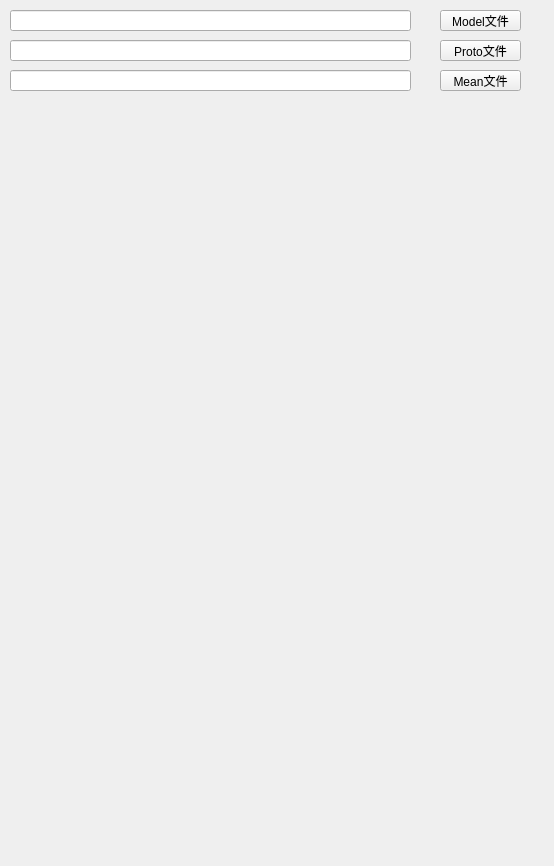
<?xml version="1.0" encoding="UTF-8"?>
<ui version="4.0">
 <class>caffeui</class>
 <widget class="QWidget" name="caffeui">
  <property name="geometry">
   <rect>
    <x>0</x>
    <y>0</y>
    <width>554</width>
    <height>866</height>
   </rect>
  </property>
  <property name="windowTitle">
   <string>caffeui</string>
  </property>
  <widget class="QLineEdit" name="ModelEdit">
   <property name="geometry">
    <rect>
     <x>10</x>
     <y>10</y>
     <width>401</width>
     <height>21</height>
    </rect>
   </property>
  </widget>
  <widget class="QLineEdit" name="ProtoEdit">
   <property name="geometry">
    <rect>
     <x>10</x>
     <y>40</y>
     <width>401</width>
     <height>21</height>
    </rect>
   </property>
  </widget>
  <widget class="QLineEdit" name="MeanEdit">
   <property name="geometry">
    <rect>
     <x>10</x>
     <y>70</y>
     <width>401</width>
     <height>21</height>
    </rect>
   </property>
  </widget>
  <widget class="QPushButton" name="ModelButton">
   <property name="geometry">
    <rect>
     <x>440</x>
     <y>10</y>
     <width>81</width>
     <height>21</height>
    </rect>
   </property>
   <property name="text">
    <string>Model文件</string>
   </property>
  </widget>
  <widget class="QPushButton" name="ProtoButton">
   <property name="geometry">
    <rect>
     <x>440</x>
     <y>40</y>
     <width>81</width>
     <height>21</height>
    </rect>
   </property>
   <property name="text">
    <string>Proto文件</string>
   </property>
  </widget>
  <widget class="QPushButton" name="MeanButton">
   <property name="geometry">
    <rect>
     <x>440</x>
     <y>70</y>
     <width>81</width>
     <height>21</height>
    </rect>
   </property>
   <property name="text">
    <string>Mean文件</string>
   </property>
  </widget>
 </widget>
 <layoutdefault spacing="6" margin="11"/>
 <resources/>
 <connections>
  <connection>
   <sender>ModelButton</sender>
   <signal>clicked()</signal>
   <receiver>caffeui</receiver>
   <slot>SetModelFile()</slot>
   <hints>
    <hint type="sourcelabel">
     <x>481</x>
     <y>17</y>
    </hint>
    <hint type="destinationlabel">
     <x>432</x>
     <y>-31</y>
    </hint>
   </hints>
  </connection>
  <connection>
   <sender>ProtoButton</sender>
   <signal>clicked()</signal>
   <receiver>caffeui</receiver>
   <slot>SetProtoFile()</slot>
   <hints>
    <hint type="sourcelabel">
     <x>513</x>
     <y>53</y>
    </hint>
    <hint type="destinationlabel">
     <x>716</x>
     <y>61</y>
    </hint>
   </hints>
  </connection>
  <connection>
   <sender>MeanButton</sender>
   <signal>clicked()</signal>
   <receiver>caffeui</receiver>
   <slot>SetMeanFile()</slot>
   <hints>
    <hint type="sourcelabel">
     <x>513</x>
     <y>85</y>
    </hint>
    <hint type="destinationlabel">
     <x>585</x>
     <y>85</y>
    </hint>
   </hints>
  </connection>
 </connections>
 <slots>
  <slot>SetMeanFile()</slot>
  <slot>SetProtoFile()</slot>
  <slot>SetModelFile()</slot>
 </slots>
</ui>
